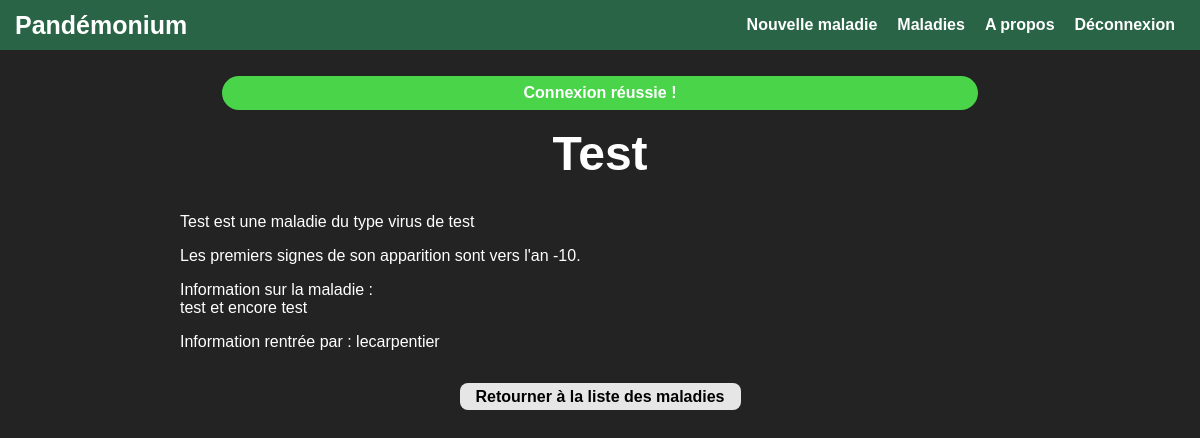
Screenshot of /index.php/pandemics/2 (signed in) with the database file from the repository.
### tables this page shows
CREATE TABLE `pandemics` (
  `id` int(11) NOT NULL AUTO_INCREMENT,
  `name` varchar(255) NOT NULL,
  `type` varchar(255) NOT NULL,
  `discoveryYear` int(11) NOT NULL,
  `description` text NOT NULL,
  `creator` varchar(255) NOT NULL,
  PRIMARY KEY (`id`)
);

### src/controller/PandemicController.php (called while the page is built, shortened)
<?php
class PandemicController
{
    private $view, $storage, $router, $manager;
    public function __construct($view, $storage, $router, $manager)
    {
        $this->view = $view;
        $this->storage = $storage;
        $this->manager = $manager;
    }
    public function showInformation($id)
    {
        $pandemic = $this->storage->read($id);
        if ($pandemic !== null) {
            $this->view->makePandemicPage($pandemic, $id, $this->permission($pandemic));
        } else {
            $this->view->displayUnknownPandemic();
        }
    }
    private function permission($pandemic)
    {
        return $this->manager->getUser() !== null && ($this->manager->getUser()->getUsername() === $pandemic->getCreator() || $this->manager->isAdminConnected());
    }
}

### src/PandemicRouter.php (called while the page is built, shortened)
<?php
require_once("AbstractRouter.php");
require_once("controller/PandemicController.php");
require_once("view/PandemicView.php");
class PandemicRouter extends AbstractRouter
{
    public function main($db, $path_exploded = "", $auth_manager = null)
    {
        $is_user_connected = $auth_manager->isUserConnected();
        $next = ".";
        for ($i = 0; $i < count(array_slice(explode('/', $_SERVER['SCRIPT_NAME']), 1)); $i++) {
            $next .= "/..";
        }
        try {
            $controller = new PandemicController($this->view, $db->getStorage('pandemics'), $this->main_router, $auth_manager);
            if (count($path_exploded) <= 0 || $path_exploded[0] === '' || $path_exploded[0] === "list") {
                if ($_SERVER['REQUEST_METHOD'] === "POST") {
                    $controller->showListSearch($_POST["search"]);
                } else if ($_SERVER['REQUEST_METHOD'] == "GET") {
                    $controller->showList();
                } else {
                    $this->view->show405();
                }
            } else {
                if ($path_exploded[0] === "create") {
                    if ($is_user_connected) {
                        if ($_SERVER['REQUEST_METHOD'] === "POST") {
                            $controller->saveNewPandemic($_POST);
                        } else if ($_SERVER['REQUEST_METHOD'] == "GET") {
                            $controller->newPandemic();
                        } else {
                            $this->view->show405();
                        }
                    } else {
                        $next .= $this->main_router->getSimpleURL('pandemics_create');
                        $this->POSTredirect($this->main_router->getSimpleURL('accounts_login') . "?next=$next", "Vous devez être connecté pour créer une pandémie.", "info");
                    }
                } else if (count($path_exploded) == 1) {
                    if ($is_user_connected) {
                        $controller->showInformation($path_exploded[0], $auth_manager->getUser());
                    }
                } else if (count($path_exploded) == 2) {
                    if ($path_exploded[1] === 'update') {
                        if ($is_user_connected) {
                            if ($_SERVER['REQUEST_METHOD'] === "POST") {
                                $controller->updatePandemic($_POST);
                            } else if ($_SERVER['REQUEST_METHOD'] == "GET") {
                                $controller->askUpdatePandemic($path_exploded[0]);
                            } else {
                                $this->view->show405();
                            }
                        } else {
                            $next .= $this->main_router->getConfigurableURL('pandemics_update', array('id' => $path_exploded[0]));
                            $this->POSTredirect(
                                $this->main_router->getSimpleURL('accounts_login') . "?next=$next",
                                "Vous devez être connecté pour modifier une pandémie.",
                                "info"
                            );
                        }
                    } else if ($path_exploded[1] === "delete") {
                        if ($is_user_connected) {
                            if ($_SERVER['REQUEST_METHOD'] === "POST") {
                                $controller->deletePandemic($_POST);
                            } else if ($_SERVER['REQUEST_METHOD'] == "GET") {
                                $controller->askDeletionPandemic($path_exploded[0]);
                            } else {
                                $this->view->show405();
                            }
                        } else {
                            $next .= $this->main_router->getConfigurableURL('pandemics_delete', array('id' => $path_exploded[0]));
                            $this->POSTredirect(
                                $this->main_router->getSimpleURL('accounts_login') . "?next=$next",
                                "Vous devez être connecté pour supprimer une pandémie."
                            );
                        }
                    }
                } else {
                    $this->view->show404();
                }
            }
        } catch (Exception $e) {
            $this->view->show500();
        }
    }
}

### src/Router.php (called while the page is built, shortened)
<?php
require_once("AbstractRouter.php");
require_once("PandemicRouter.php");
class Router extends AbstractRouter
{
    private $subrouters;
    public function __construct()
    {
        $this->subrouters = array(new PandemicRouter($this), new AuthenticationRouter($this), new AdminRouter($this));
    }
    public function createURLs()
    {
        $this->urls["home"] = "";
        $this->urls["about"] = "/about";
        $this->urls = array_merge($this->urls, $this->getSubRouter("pandemics")->getURLs());
        $this->urls = array_merge($this->urls, $this->getSubRouter("accounts")->getURLs());
        $this->urls = array_merge($this->urls, $this->getSubRouter("admin")->getURLs());
    }
    public function main($db, $path_exploded = "", $auth_manager = null)
    {
        if (isset($_SERVER['PATH_INFO'])) {
            $path_exploded = array_slice(explode('/', $_SERVER['PATH_INFO']), 1);
        }
        $auth_manager = new AuthenticationManager($db->getStorage("users"));
        try {
            if ($path_exploded === "" || (count($path_exploded) == 1 && $path_exploded[0] === "")) {
                $this->view->homePage();
            } else if (count($path_exploded) == 1 && $path_exploded[0] === "about") {
                $this->view->aboutPage();
            } else {
                switch ($path_exploded[0]) {
                    case 'pandemics':
                        $sub_router = $this->getSubRouter("pandemics");
                        $sub_router->main($db, array_slice($path_exploded, 1), $auth_manager);
                        $this->view = $sub_router->getView();
                        break;
                }
            }
        } catch (Exception $e) {
            $this->view->show500();
        }
        if ($auth_manager->isUserConnected()) {
            $this->view->removeNavLink("Connexion");
            $this->view->removeNavLink("S'inscrire");
        } else {
            $this->view->removeNavLink("Nouvelle maladie");
            $this->view->removeNavLink("Déconnexion");
        }
        if (!$auth_manager->isAdminConnected()) {
            $this->view->removeNavLink("Admin");
        }
        $this->view->setFeedback($this->getFeedback());
        $this->view->render();
    }
    public function getSubRouter($app_name)
    {
        foreach ($this->subrouters as $key) {
            if ($key->getAppName() === $app_name) {
                return $key;
            }
        }
        return null;
    }
}

### index.php (called while the page is built, shortened)
<?php
require_once("Router.php");
require_once("settings.php");
$router = new Router();
$router->main($db);
?>

### src/model/Pandemic.php (called while the page is built, shortened)
<?php
class Pandemic
{
    private $name, $type, $discoveryYear, $description, $creator;
    public function getName()
    {
        return $this->name;
    }
    public function getType()
    {
        return $this->type;
    }
    public function getDiscoveryYear()
    {
        return $this->discoveryYear;
    }
    public function getDescription()
    {
        return $this->description;
    }
    public function getCreator()
    {
        return $this->creator;
    }
    public function setName($name)
    {
        $this->name = $name;
    }
    public function setType($type)
    {
        $this->type = $type;
    }
    public function setDiscoveryYear($discoveryYear)
    {
        $this->discoveryYear = $discoveryYear;
    }
    public function setDescription($description)
    {
        $this->description = $description;
    }
    public function setCreator($creator)
    {
        $this->creator = $creator;
    }
}

### src/model/PandemicStorageMySQL.php (called while the page is built, shortened)
<?php
require_once("model/Pandemic.php");
class PandemicStorageMySQL implements Storage
{
    private $database;
    public function __construct($pdo)
    {
        $this->database = $pdo;
    }
    public function read($object_id)
    {
        $request = "SELECT * FROM pandemics WHERE id=:id";
        $stmt = $this->database->prepare($request);
        $stmt->execute(array(":id" => intval($object_id)));
        $fetched_data = $stmt->fetch(PDO::FETCH_ASSOC);
        if ($fetched_data) {
            return new Pandemic($fetched_data['name'], $fetched_data['type'], intval($fetched_data['discoveryYear']), $fetched_data['description'], $fetched_data['creator']);
        }
        return null;
    }
}

### src/Utils.php (called while the page is built)
<?php
class Utils {
    public static function htmlesc($str)
    {
        return htmlentities(
            $str,
            ENT_QUOTES
                | ENT_SUBSTITUTE
                | ENT_HTML5,
            'UTF-8'
        );
    }
}

### src/view/AbstractView.php (called while the page is built, shortened)
<?php
abstract class AbstractView
{
    public function __construct($router, $include_file_name, $feedback = array())
    {
        $this->router = $router;
    }
}

### src/AbstractRouter.php (called while the page is built, shortened)
<?php
abstract class AbstractRouter
{
    protected $app_name, $urls, $view, $main_router;
    public function __construct($app_name, $view, $main_router = null)
    {
        $this->app_name = $app_name;
        $this->urls = array();
    }
    public function getSimpleURL($name)
    {
        return $_SERVER['SCRIPT_NAME'] . (isset($this->urls[$name]) ? $this->urls[$name] : "");
    }
    public function getAppName()
    {
        return $this->app_name;
    }
    public function getURLs()
    {
        return $this->urls;
    }
}

### src/view/PandemicView.php (the view, shortened to what this page needs)
<?php
require_once("Utils.php");
require_once("view/AbstractView.php");
class PandemicView extends AbstractView
{
	public function makePandemicPage($pandemic, $id, $has_permission)
	{
		$this->content = "<h1>" . Utils::htmlesc($pandemic->getName()) . "</h1><article><p>" . Utils::htmlesc($pandemic->getName()) . " est une maladie du type " . Utils::htmlesc($pandemic->getType()) . "</p><p>Les premiers signes de son apparition sont vers l'an {$pandemic->getDiscoveryYear()}.</p><p>Information sur la maladie :<br>" . Utils::htmlesc($pandemic->getDescription()) . "</p><p>Information rentrée par : {$pandemic->getCreator()}</p></article>";
		$this->content .= "<div class=\"buttons\">";
		$this->content .= "<a class=\"button\" href=\"{$this->router->getSimpleURL("pandemics_list")}\">Retourner à la liste des maladies</a></div>";
	}
}

### css/screen.css (style rules this page uses)
* { box-sizing: border-box; }
body, textarea { font-family: Arial, Helvetica, sans-serif; }
body { margin: 0; padding: 0; background-color: rgb(35, 35, 35); color: white; min-width: 250px; }
h1 { margin-top: 1rem; text-align: center; font-size: 3em; }
a { color: white; }
.button, button { display: inline-block; font-size: 1rem; padding: 0.35rem 1rem; font-weight: bold; text-align: center; vertical-align: middle; line-height: 1; color: black; background-color: rgba(245, 245, 245, 0.932); border: none; border-radius: 8px; cursor: pointer; text-decoration: none; transition: all 0.175s ease-in-out; }
.buttons { width: 100%; text-align: center; }
.buttons .button { margin: 1em 10px 0 10px; }

### rows the page displays
pandemics: name "Test", type "virus de test", discoveryYear "-10", description "test et encore test", creator "lecarpentier"

### other values shown
$text "Nouvelle maladie"
$text "Maladies"
$text "A propos"
$text "Déconnexion"
$feedback['feedback'] "Connexion réussie !"
